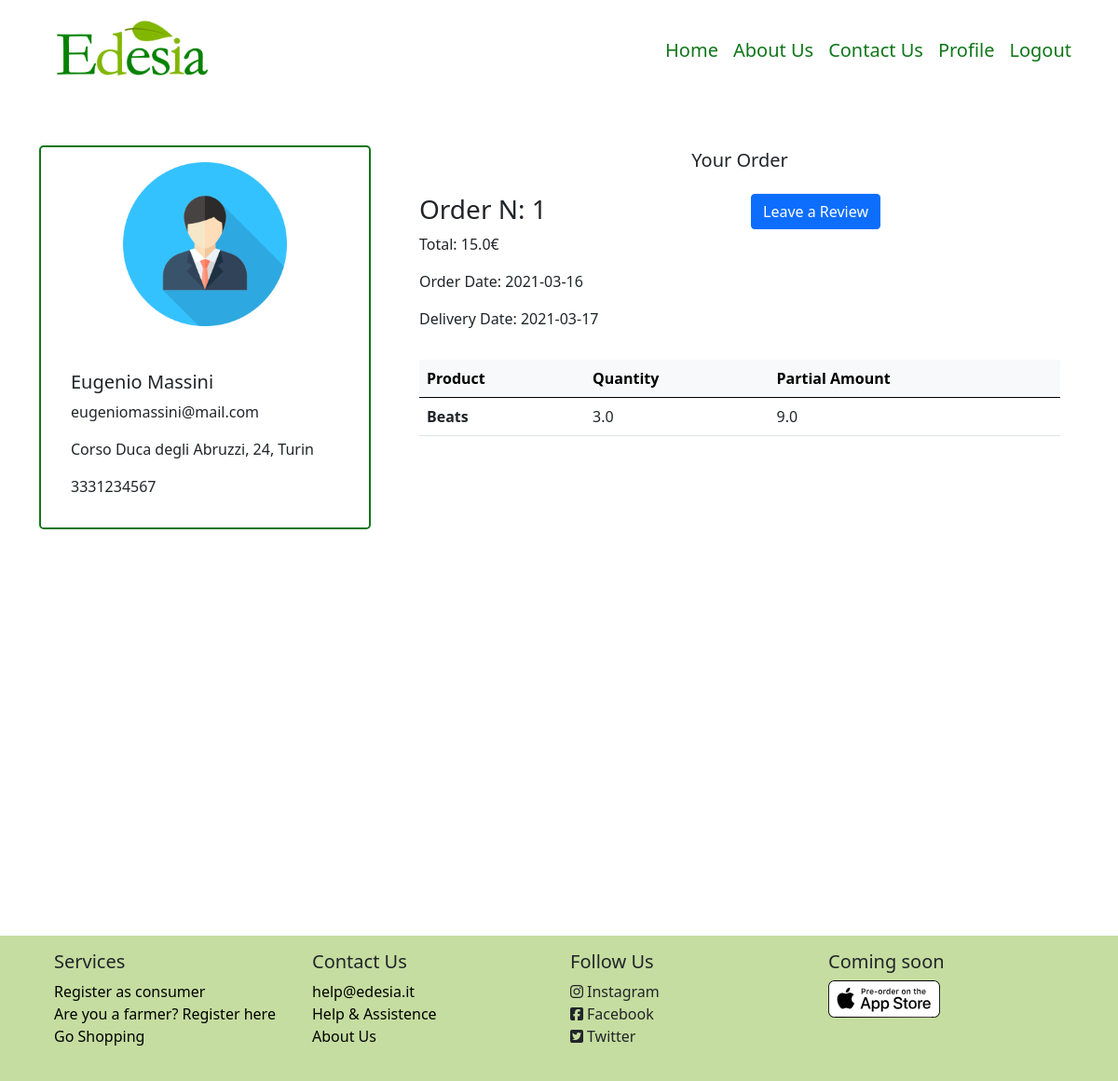
/consumer/1 (signed in), run on an earlier commit of the app's database.
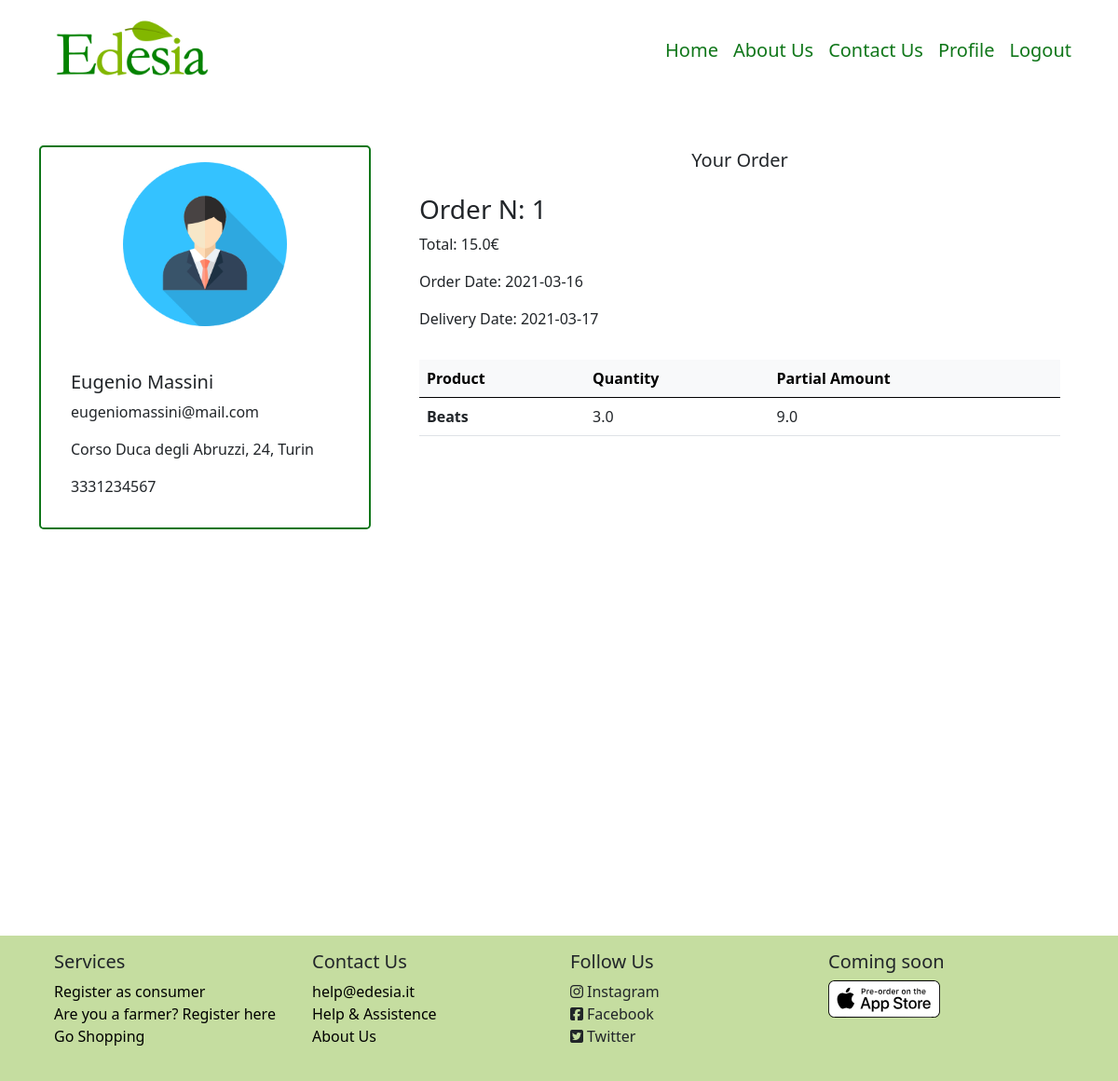
And on a later commit of the database.
### model.py (models this page shows, shortened)
class Consumer(db.Model):
    id = db.Column(db.Integer, db.ForeignKey('user.id'), primary_key=True)
    consumer_name = db.Column(db.String(50), nullable=False)
    consumer_surname = db.Column(db.String(50), nullable=False)
    consumer_address = db.Column(db.String(50), nullable=False)
    consumer_phone = db.Column(db.String(12), nullable=False)
    __mapper_args__ = {
        'polymorphic_identity': 'consumer',
    }

class User (UserMixin, db.Model):
    id = db.Column(db.Integer, primary_key=True)  # Auto-incrementing
    email = db.Column(db.String(50), unique=True, nullable=False)
    name = db.Column(db.String(50), nullable=False)
    password_hash = db.Column(db.String(200), nullable=False)
    roleid = db.Column(db.Integer, db.ForeignKey('role.id'))
    type = db.Column(db.String(30))
    __mapper_args__ = {
        'polymorphic_identity': 'user',
        'polymorphic_on': type
    }

class Order (db.Model):
    id = db.Column(db.Integer, primary_key=True)
    consumer_id = db.Column(db.Integer, db.ForeignKey('consumer.id'))
    supplier_id = db.Column(db.Integer, db.ForeignKey('supplier.id'))
    date = db.Column(db.Date)
    delivery_date = db.Column(db.Date)
    amount = db.Column(db.Float)
    review = db.Column(db.Boolean, default=False)

class OrderLine(db.Model):
    id = db.Column(db.Integer, primary_key=True)
    order_id = db.Column(db.Integer, db.ForeignKey('order.id'))
    supplier_id = db.Column(db.Integer, db.ForeignKey('supplier.id'))
    product_id = db.Column(db.Integer, db.ForeignKey('product.id'))
    product_name = db.Column(db.String)
    quantity = db.Column(db.Float)
    partial_amount = db.Column(db.Float)

### app.py (the view)
@app.route('/consumer/<int:id>')
@login_required
def consumer(id):
    consumer = Consumer.query.filter_by(id=id).first()
    user = User.query.filter_by(id=id).first()
    orders = Order.query.filter_by(consumer_id=id).order_by(Order.id.desc()).all()
    l_order_cons =[]
    class OrderCons():
        def __init__(self, order, content):
            self.order = order
            self.content = content
    for o in orders:
        products = []
        lines = OrderLine.query.filter_by(order_id=o.id)
        for l in lines:
            products.append(l)
        l_order_cons.append(OrderCons(o, products))
    return render_template('Pages/profile/profile_consumer-orders.html', consumer=consumer, user=user, orders=l_order_cons)

### model.py (called while the page is built)
@login_manager.user_loader
def load_user(user_id):
    return User.query.get(int(user_id))

### templates/Pages/profile/profile_consumer-orders.html
{% extends 'Pages/profile/profile_consumer.html' %}
{% block specific %}
            <div class="col-8">
                <div class="container-fluid m-1">
                    <div class="row text-center">
                        <h5>Your Order</h5>
                    </div>
                    {% if orders %}
                    {% for order in orders %}
                    <div class="row row-cols-lg-2 mb-3 mt-3">
                        <div class="col">
                            <h3>Order N: {{ order.order.id }}</h3>
                            <p>Total: {{ order.order.amount }}€</p>
                            <p>Order Date: {{ order.order.date }}</p>
                            <p>Delivery Date: {{ order.order.delivery_date }}</p>
                        </div>
                    <div class="col">
                        {% if  order.order.review == False %}
                            <a class="btn btn-primary" href="{{ url_for('consumer_review', id=consumer.id, order_id=order.order.id)}}">Leave a Review</a>
                        {% endif %}
                    </div>
                    </div>
                    <div class="table-responsive-lg">
                        <table class="table table-hover">
                            <thead class="table-light">
                                <tr>
                                    <th scope="col">Product</th>
                                    <th scope="col">Quantity</th>
                                    <th scope="col">Partial Amount</th>
                                </tr>
                            </thead>
                            <tbody>
                            {% for line in order.content %}
                                <tr>
                                    <th scope="row">{{ line.product_name }}</th>
                                    <td>{{line.quantity}}</td>
                                    <td>{{ line.partial_amount}}</td>
                                </tr>
                            {% endfor %}
                            </tbody>
                        </table>
                    </div>
                {% endfor %}
                {% else %}
                    <p>No orders found</p>
                {% endif %}
                </div>
            </div>
{% endblock %}

### templates/Pages/profile/profile_consumer.html (shortened to what this page needs)
{% extends 'Components/base.html' %}
{% block body %}
    <div class="container-lg min-vh-100">
        <div class="row mt-5 mb-5">
            <div class="col-4">
                <div class="card m-auto rounded-3 border-2" id="cardProfileConsumer">
                    <img src="/static/images/avatar.png" class="card-img-top mt-3 mb-3 m-auto" style="width: 50%">
                    <div class="card-body m-3">
                        <h5 class="card-title">{{ consumer.consumer_name }} {{ consumer.consumer_surname }}</h5>
                        <p class="card-text">{{ user.email }}</p>
                        <p class="card-text">{{ consumer.consumer_address }}</p>
                        <p class="card-text">{{ consumer.consumer_phone }}</p>
                    </div>
                </div>
            </div>
        {% block specific %}
        {%  endblock %}
        </div>
    </div>
{% endblock %}

### templates/Components/base.html (shortened to what this page needs)
<!DOCTYPE html>
<html lang="en">
<head>
    {% block head %}
        <link href="/static/personal.css" rel="stylesheet">
        <link href="/static/bootstrap/css/bootstrap.css" rel="stylesheet">
    {% endblock %}
</head>
<body>
{% block navbar %}
    <nav class="navbar navbar-expand-lg">
        <div class="container-lg">
            <a class="navbar-brand" href="{{ url_for('homepage') }}">
                <img src="/static/images/logo_no_slogan.png" class="img-fluid ratio-21x9" width="200">
            </a>
            <div class="navbar-nav fs-5" id="navbarItem">
                <a class="nav-link"  href="{{ url_for('homepage') }}">Home</a>
                <a class="nav-link" href="{{ url_for('about_us') }}">About Us</a>
                <a class="nav-link" href="{{ url_for('contact_us') }}">Contact Us</a>
                {% if current_user.is_authenticated %}
                    {% if session['roleid'] == 1 %}
                         <a class="nav-link" href="{{ url_for('supplier', id=session['id'], page='orders') }}">Profile</a>
                    {% elif  session['roleid'] == 2 %}
                        <a class="nav-link" href="{{ url_for('consumer', id=session['id']) }}">Profile</a>
                    {% endif %}
                    <a class="nav-link" href="{{ url_for('logout') }}">Logout</a>
                {% else %}
                    <a class="nav-link" href="{{ url_for('registration', type_user='general') }}">Registration</a>
                    <a class="nav-link" href="{{ url_for('login') }}">Login</a>
                {% endif %}
            </div>
        </div>
    </nav>
{% endblock %}
{% block body %}
{% endblock %}
{% block footer %}
    <div class="container-fluid mt-5" style="background-color: #C5DDA0">
        <div class="container-lg" id="footer">
            <div class="row row-cols-md-4 p-3">
                <div class="col-md pb-1 m-auto navbar-light">
                    <h5>Services</h5>
                    <ul class="list-unstyled">
                        <li><a href="{{ url_for('registration', type_user='consumer') }}">Register as consumer</a></li>
                        <li><a href="{{ url_for('registration', type_user='supplier') }}">Are you a farmer? Register here</a></li>
                        <li><a href="#search">Go Shopping</a></li>
                    </ul>
                </div>
                 <div class="col-md pb-1 m-auto">
                    <h5>Contact Us</h5>
                    <ul class="list-unstyled">
                        <li><a href="mailto:help@edesia.it">help@edesia.it</a></li>
                        <li><a href="{{ url_for('contact_us') }}">Help & Assistence</a></li>
                        <li><a href="{{ url_for('about_us') }}">About Us</a></li>
                    </ul>
                </div>
                 <div class="col-md pb-1 m-auto">
                     <h5>Follow Us</h5>
                     <ul class="list-unstyled">
                         <li><i class="fab fa-instagram pe-1"></i>Instagram</li>
                         <li><i class="fab fa-facebook-square pe-1"></i>Facebook</li>
                         <li><i class="fab fa-twitter-square pe-1"></i>Twitter</li>
                     </ul>
                </div>
                 <div class="col-md pb-1">
                     <h5>Coming soon</h5>
                     <img src="/static/images/homepage/coming_soon_apple.svg" class="img-fluid">
                </div>
            </div>
        </div>
    </div>
{% endblock %}
</body>
</html>

### static/personal.css (style rules this page uses)
.nav-link { color: #0F7619; }
#footer a { text-decoration: none; color: black; }
#searchBar input, #cardResult, #cardProfileConsumer { border-color: #0F7619;; }

What changed in the data, as far as the page shows it:
changed Order id 1: review False → True (drawn)
Also different on the page:
list line gone: "Leave a Review"
